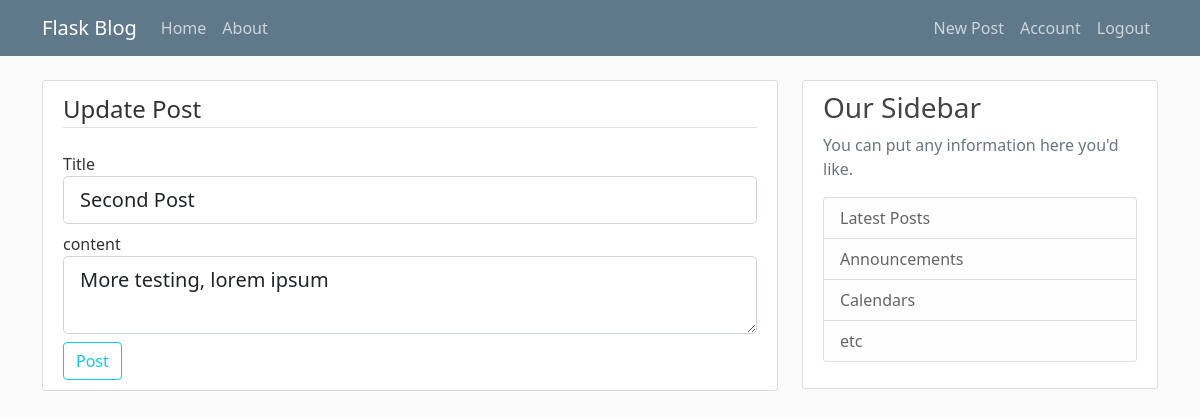
The app's page /post/2/update (signed in), older data.
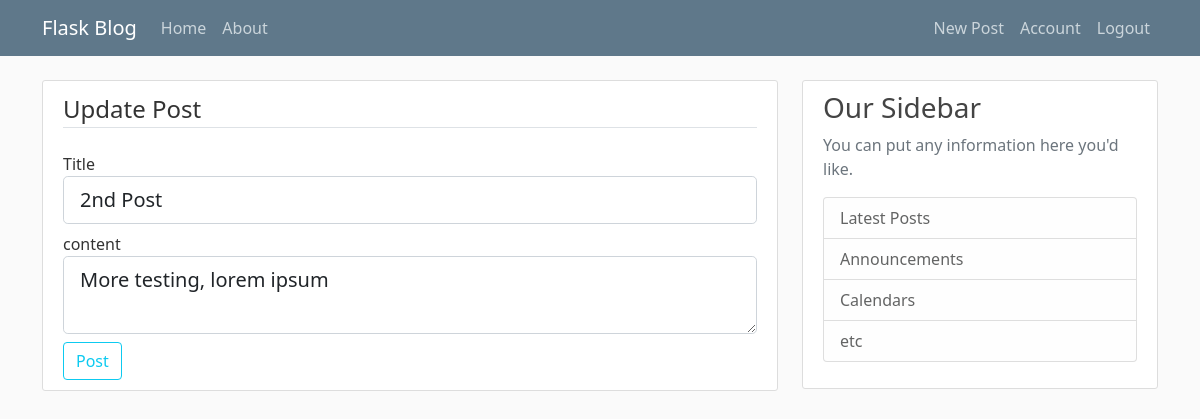
The same page, newer data.
### flaskblog/models.py (models this page shows, shortened)
class Post(db.Model):
    id = db.Column(db.Integer, primary_key=True)
    title = db.Column(db.String(100), nullable=False)
    date_posted = db.Column(db.DateTime, nullable=False, default=datetime.utcnow)
    content = db.Column(db.Text, nullable=False)
    user_id = db.Column(db.Integer, db.ForeignKey("user.id"), nullable=False)

### flaskblog/posts/routes.py (the view)
@posts.route("/post/<int:post_id>/update", methods=["GET", "POST"])
@login_required
def update_post(post_id):
    post = Post.query.get_or_404(post_id)
    if post.author != current_user:
        abort(403)
    form = PostForm()
    if form.validate_on_submit():
        post.title = form.title.data
        post.content = form.content.data
        db.session.commit()
        flash("Your post has been updated!", "success")
        return redirect(url_for("posts.post", post_id=post.id))
    elif request.method == "GET":
        form.title.data = post.title
        form.content.data = post.content
    return render_template(
        "create_post.html", title="Update Post", form=form, legend="Update Post"
    )

### flaskblog/posts/forms.py
class PostForm(FlaskForm):
    title = StringField("Title", validators=[DataRequired()])
    content = TextAreaField("content", validators=[DataRequired()])
    submit = SubmitField("Post")

### flaskblog/models.py (called while the page is built)
@login_manager.user_loader
def load_user(user_id):
    return User.query.get(int(user_id))

### flaskblog/templates/create_post.html (shortened to what this page needs)
{% extends 'layout.html' %}
{% block content %}
    <div class="content-section">
        <form action="" method="post">
            <fieldset class="form-group">
                <legend class='border-bottom mb-4'>{{ legend }}</legend>
                <div class="form-group">
                    {{ form.title.label(class='form-control-label') }}
                    {% if form.title.errors %}
                        {{ form.title(class='form-control from-control-lg is-invalid') }}
                        <div class="invalid-feedback">
                            {% for error in form.title.errors %}
                                <span>{{ error }}</span>
                            {% endfor %}
                        </div>
                    {% else %}
                        {{ form.title(class='form-control form-control-lg mb-2') }}
                    {% endif %}
                </div>
                <div class="form-group">
                    {{ form.content.label(class='form-control-label') }}
                    {% if form.content.errors %}
                        {{ form.content(class='form-control from-control-lg is-invalid') }}
                        <div class="invalid-feedback">
                            {% for error in form.content.errors %}
                                <span>{{ error }}</span>
                            {% endfor %}
                        </div>
                    {% else %}
                        {{ form.content(class='form-control form-control-lg mb-2') }}
                    {% endif %}
                </div>
            </fieldset>
            <div class="form-group">
                {{ form.submit(class='btn btn-outline-info') }}
            </div>
        </form>
    </div>
{% endblock content %}

Row changes from the older to the newer data that the page shows:
changed Post "More testing, lorem ipsum": title "Second Post" → "2nd Post"
